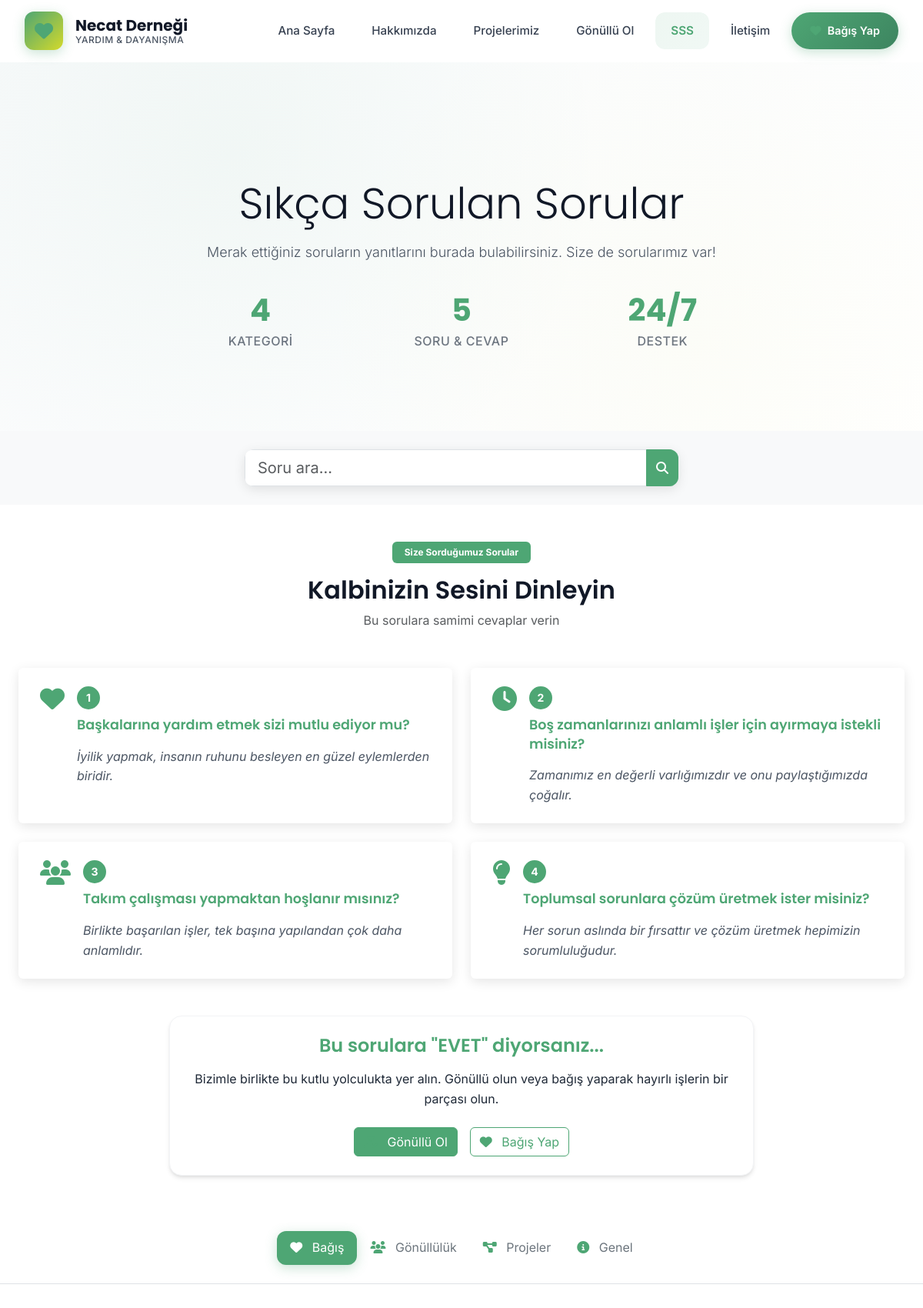
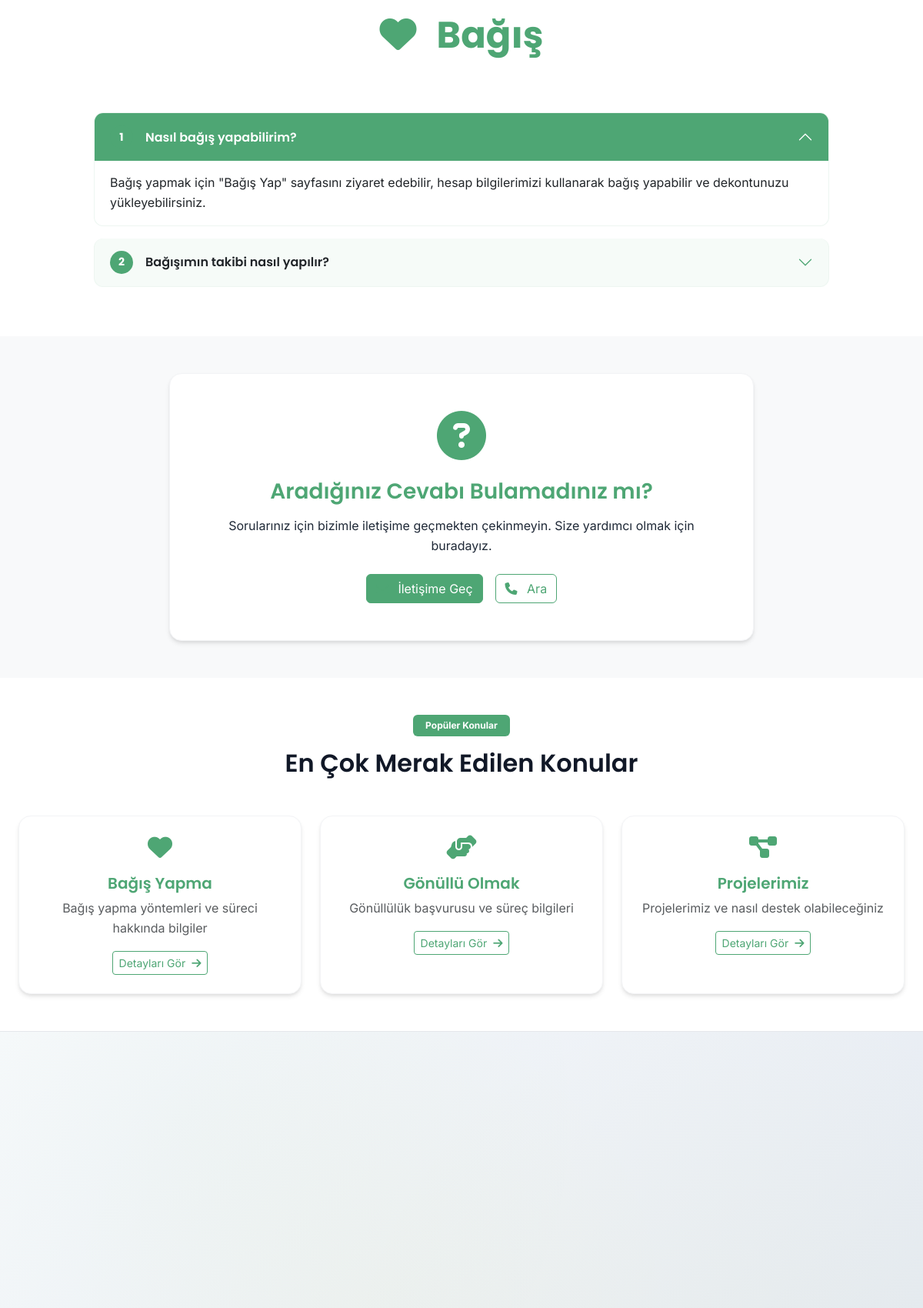
Page /index.php?page=faq (upper part) on the committed database (2 pictures, top to bottom).
### tables this page shows
CREATE TABLE `faq` (
  `id` int(11) NOT NULL AUTO_INCREMENT,
  `question` text NOT NULL,
  `answer` text NOT NULL,
  `category` varchar(50) DEFAULT NULL,
  `sort_order` int(11) NOT NULL DEFAULT 0,
  `is_active` tinyint(1) NOT NULL DEFAULT 1,
  `created_at` timestamp NOT NULL DEFAULT CURRENT_TIMESTAMP,
  `updated_at` timestamp NOT NULL DEFAULT CURRENT_TIMESTAMP ON UPDATE CURRENT_TIMESTAMP,
  PRIMARY KEY (`id`),
  KEY `category` (`category`),
  KEY `is_active` (`is_active`)
);

### pages/faq.php (the view, shortened to what this page needs)
<?php
try {
    $stmt = $pdo->prepare("SELECT * FROM faq WHERE is_active = 1 ORDER BY sort_order ASC, id ASC");
    $stmt->execute();
    $faq_data = $stmt->fetchAll(PDO::FETCH_ASSOC);
    $faq_categories = [];
    foreach ($faq_data as $faq) {
        $category = $faq['category'] ?? 'Genel';
        if (!isset($faq_categories[$category])) {
            $faq_categories[$category] = [
                'title' => $category,
                'icon' => $category === 'Bağış' ? 'fas fa-heart' : ($category === 'Gönüllülük' ? 'fas fa-users' : ($category === 'Projeler' ? 'fas fa-project-diagram' : 'fas fa-info-circle')),
                'questions' => []
            ];
        }
        $faq_categories[$category]['questions'][] = $faq;
    }
} catch (PDOException $e) {
    $faq_categories = [
        'general' => [
            'title' => 'Genel Sorular',
            'icon' => 'fas fa-info-circle',
            'questions' => []
        ]
    ];
}
$faq_questions = [
    [
        'icon' => 'fas fa-heart',
        'question' => 'Başkalarına yardım etmek sizi mutlu ediyor mu?',
        'answer' => 'İyilik yapmak, insanın ruhunu besleyen en güzel eylemlerden biridir.',
        'category' => 'empathy'
    ],
    [
        'icon' => 'fas fa-clock',
        'question' => 'Boş zamanlarınızı anlamlı işler için ayırmaya istekli misiniz?',
        'answer' => 'Zamanımız en değerli varlığımızdır ve onu paylaştığımızda çoğalır.',
        'category' => 'time_management'
    ],
    [
        'icon' => 'fas fa-users',
        'question' => 'Takım çalışması yapmaktan hoşlanır mısınız?',
        'answer' => 'Birlikte başarılan işler, tek başına yapılandan çok daha anlamlıdır.',
        'category' => 'teamwork'
    ],
    [
        'icon' => 'fas fa-lightbulb',
        'question' => 'Toplumsal sorunlara çözüm üretmek ister misiniz?',
        'answer' => 'Her sorun aslında bir fırsattır ve çözüm üretmek hepimizin sorumluluğudur.',
        'category' => 'problem_solving'
    ]
];
?>
<section class="hero-section">
    <div class="container">
        <div class="row justify-content-center text-center">
            <div class="col-lg-8">
                <h1 class="display-4 mb-3">Sıkça Sorulan Sorular</h1>
                <p class="lead mb-4">
                    Merak ettiğiniz soruların yanıtlarını burada bulabilirsiniz.
                    Size de sorularımız var!
                </p>
                <div class="row text-center mt-4">
                    <div class="col-md-4 col-6 mb-3">
                        <div class="stat-simple">
                            <h3 class="stat-number-consistent"><?= count($faq_categories) ?></h3>
                            <small class="stat-label-muted">Kategori</small>
                        </div>
                    </div>
                    <div class="col-md-4 col-6 mb-3">
                        <div class="stat-simple">
                            <h3 class="stat-number-consistent"><?= array_sum(array_map(function($cat) { return count($cat['questions']); }, $faq_categories)) ?></h3>
                            <small class="stat-label-muted">Soru & Cevap</small>
                        </div>
                    </div>
                    <div class="col-md-4 col-6 mb-3">
                        <div class="stat-simple">
                            <h3 class="stat-number-consistent">24/7</h3>
                            <small class="stat-label-muted">Destek</small>
                        </div>
                    </div>
                </div>
            </div>
        </div>
    </div>
</section>
<section class="py-4 bg-light">
    <div class="container">
        <div class="row">
            <div class="col-lg-6 mx-auto">
                <div class="search-box">
                    <div class="input-group">
                        <input type="text" class="form-control form-control-lg" id="faqSearch"
                               placeholder="Soru ara...">
                        <button class="btn btn-primary" type="button">
                            <i class="fas fa-search"></i>
                        </button>
                    </div>
                </div>
            </div>
        </div>
    </div>
</section>
<section class="py-5">
    <div class="container">
        <div class="text-center mb-5">
            <span class="badge bg-primary px-3 py-2 mb-3">Size Sorduğumuz Sorular</span>
            <h2>Kalbinizin Sesini Dinleyin</h2>
            <p class="text-muted">Bu sorulara samimi cevaplar verin</p>
        </div>
        <div class="row g-4">
            <?php foreach ($faq_questions as $index => $faq): ?>
            <div class="col-lg-6">
                <div class="card h-100 question-card">
                    <div class="card-body p-4">
                        <div class="d-flex align-items-start">
                            <div class="question-icon me-3">
                                <i class="<?= $faq['icon'] ?> fa-2x text-primary"></i>
                            </div>
                            <div class="question-content">
                                <span class="question-number badge bg-primary mb-2"><?= $index + 1 ?></span>
                                <h5 class="question-text mb-3"><?= $faq['question'] ?></h5>
                                <p class="answer-text text-muted mb-0"><?= $faq['answer'] ?></p>
                            </div>
                        </div>
                    </div>
                </div>
            </div>
            <?php endforeach; ?>
        </div>
        <div class="row mt-5">
            <div class="col-lg-8 mx-auto text-center">
                <div class="simple-card p-4">
                    <h4 class="text-primary mb-3">Bu sorulara "EVET" diyorsanız...</h4>
                    <p class="mb-4">Bizimle birlikte bu kutlu yolculukta yer alın. Gönüllü olun veya bağış yaparak hayırlı işlerin bir parçası olun.</p>
                    <div class="d-flex gap-3 justify-content-center flex-wrap">
                        <a href="index.php?page=volunteer" class="btn btn-primary">
                            <i class="fas fa-hand-holding-heart me-2"></i>
                            Gönüllü Ol
                        </a>
                        <a href="index.php?page=donate" class="btn btn-outline-primary">
                            <i class="fas fa-heart me-2"></i>
                            Bağış Yap
                        </a>
                    </div>
                </div>
            </div>
        </div>
    </div>
</section>
<section class="py-4 bg-white sticky-top border-bottom">
    <div class="container">
        <div class="row">
            <div class="col-12">
                <nav class="category-nav">
                    <div class="nav nav-pills justify-content-center flex-wrap" id="faq-category-nav">
                        <?php foreach ($faq_categories as $key => $category): ?>
                            <button class="nav-link <?= $key === array_key_first($faq_categories) ? 'active' : '' ?>"
                                    data-category="<?= $key ?>" type="button">
                                <i class="<?= $category['icon'] ?> me-2"></i>
                                <?= $category['title'] ?>
                            </button>
                        <?php endforeach; ?>
                    </div>
                </nav>
            </div>
        </div>
    </div>
</section>
<section class="py-5">
    <div class="container">
        <?php foreach ($faq_categories as $categoryKey => $category): ?>
            <div class="faq-category <?= $categoryKey !== array_key_first($faq_categories) ? 'd-none' : '' ?>"
                 id="category-<?= $categoryKey ?>">
                <div class="row mb-5">
                    <div class="col-lg-8 mx-auto text-center">
                        <h2 class="section-title">
                            <i class="<?= $category['icon'] ?> me-3 text-primary"></i>
                            <?= $category['title'] ?>
                        </h2>
                    </div>
                </div>
                <div class="row">
                    <div class="col-lg-10 mx-auto">
                        <div class="accordion" id="faqAccordion<?= ucfirst($categoryKey) ?>">
                            <?php foreach ($category['questions'] as $index => $qa): ?>
                                <div class="accordion-item faq-item">
                                    <h2 class="accordion-header">
                                        <button class="accordion-button <?= $index !== 0 ? 'collapsed' : '' ?>"
                                                type="button"
                                                data-bs-toggle="collapse"
                                                data-bs-target="#faq<?= $categoryKey ?><?= $index ?>"
                                                aria-expanded="<?= $index === 0 ? 'true' : 'false' ?>">
                                            <span class="question-number me-3"><?= $index + 1 ?></span>
                                            <?= htmlspecialchars($qa['question']) ?>
                                        </button>
                                    </h2>
                                    <div id="faq<?= $categoryKey ?><?= $index ?>"
                                         class="accordion-collapse collapse <?= $index === 0 ? 'show' : '' ?>"
                                         data-bs-parent="#faqAccordion<?= ucfirst($categoryKey) ?>">
                                        <div class="accordion-body">
                                            <p class="mb-0"><?= nl2br(htmlspecialchars($qa['answer'])) ?></p>
                                        </div>
                                    </div>
                                </div>
                            <?php endforeach; ?>
                        </div>
                    </div>
                </div>
            </div>
        <?php endforeach; ?>
    </div>
</section>
<section class="py-5 bg-light">
    <div class="container">
        <div class="row">
            <div class="col-lg-8 mx-auto text-center">
                <div class="simple-card p-5">
                    <div class="help-icon mb-4">
                        <i class="fas fa-question-circle fa-4x text-primary"></i>
                    </div>
                    <h3 class="help-title mb-3">Aradığınız Cevabı Bulamadınız mı?</h3>
                    <p class="help-description mb-4">
                        Sorularınız için bizimle iletişime geçmekten çekinmeyin.
                        Size yardımcı olmak için buradayız.
                    </p>
                    <div class="d-flex gap-3 justify-content-center flex-wrap">
                        <a href="index.php?page=contact" class="btn btn-primary">
                            <i class="fas fa-envelope me-2"></i>
                            İletişime Geç
                        </a>
                        <a href="tel:+90555123456" class="btn btn-outline-primary">
                            <i class="fas fa-phone me-2"></i>
                            Ara
                        </a>
                    </div>
                </div>
            </div>
        </div>
    </div>
</section>
<section class="py-5">
    <div class="container">
        <div class="text-center mb-5">
            <span class="badge bg-primary px-3 py-2 mb-3">Popüler Konular</span>
            <h2>En Çok Merak Edilen Konular</h2>
        </div>
        <div class="row g-4">
            <div class="col-lg-4 col-md-6">
                <div class="simple-card h-100 p-4 text-center">
                    <div class="topic-icon mb-3">
                        <i class="fas fa-heart fa-2x text-primary"></i>
                    </div>
                    <h5 class="topic-title mb-2">Bağış Yapma</h5>
                    <p class="topic-description text-muted mb-3">Bağış yapma yöntemleri ve süreci hakkında bilgiler</p>
                    <a href="#" class="btn btn-outline-primary btn-sm" data-category="donation">
                        Detayları Gör <i class="fas fa-arrow-right ms-1"></i>
                    </a>
                </div>
            </div>
            <div class="col-lg-4 col-md-6">
                <div class="simple-card h-100 p-4 text-center">
                    <div class="topic-icon mb-3">
                        <i class="fas fa-hands-helping fa-2x text-primary"></i>
                    </div>
                    <h5 class="topic-title mb-2">Gönüllü Olmak</h5>
                    <p class="topic-description text-muted mb-3">Gönüllülük başvurusu ve süreç bilgileri</p>
                    <a href="#" class="btn btn-outline-primary btn-sm" data-category="volunteer">
                        Detayları Gör <i class="fas fa-arrow-right ms-1"></i>
                    </a>
                </div>
            </div>
            <div class="col-lg-4 col-md-6">
                <div class="simple-card h-100 p-4 text-center">
                    <div class="topic-icon mb-3">
                        <i class="fas fa-project-diagram fa-2x text-primary"></i>
                    </div>
                    <h5 class="topic-title mb-2">Projelerimiz</h5>
                    <p class="topic-description text-muted mb-3">Projelerimiz ve nasıl destek olabileceğiniz</p>
                    <a href="#" class="btn btn-outline-primary btn-sm" data-category="projects">
                        Detayları Gör <i class="fas fa-arrow-right ms-1"></i>
                    </a>
                </div>
            </div>
        </div>
    </div>
</section>

### rows in the picture
faq: question "Nasıl bağış yapabilirim?", answer "Bağış yapmak için \"Bağış Yap\" sayfasını ziyaret edebilir, hesap bilgilerimizi kullanarak bağış yapabilir ve dekontunuzu yükleyebilirsiniz."
faq: question "Bağışımın takibi nasıl yapılır?"

### other values in the picture
count($faq_categories) "4"
$faq['question'] "Başkalarına yardım etmek sizi mutlu ediyor mu?"
$faq['answer'] "İyilik yapmak, insanın ruhunu besleyen en güzel eylemlerden biridir."
$faq['question'] "Boş zamanlarınızı anlamlı işler için ayırmaya istekli misiniz?"
$faq['answer'] "Zamanımız en değerli varlığımızdır ve onu paylaştığımızda çoğalır."
$faq['question'] "Takım çalışması yapmaktan hoşlanır mısınız?"
$faq['answer'] "Birlikte başarılan işler, tek başına yapılandan çok daha anlamlıdır."
$faq['question'] "Toplumsal sorunlara çözüm üretmek ister misiniz?"
$faq['answer'] "Her sorun aslında bir fırsattır ve çözüm üretmek hepimizin sorumluluğudur."
$category['title'] "Bağış"
$category['title'] "Gönüllülük"
$category['title'] "Projeler"
$category['title'] "Genel"
